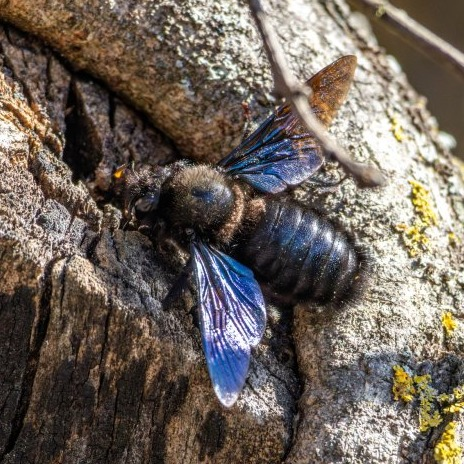
#> input picture inst/extdata/crops/5063000800_01.jpg, 464 x 464 px
$ python -i segment.py   (imports and definitions only)   (older library calls are emulated)
#> lines starting #> are read from the running program, lines starting #| are printed output that depends on the picture; after the words box and inside, x2 and y2 are one past the last pixel; in counts of white or black regions, pixels touching at a corner belong together
"""Image I/O, organism segmentation (GrabCut on CPU, or Segment Anything) and photo-quality metrics."""
from __future__ import annotations

import cv2
import numpy as np

_MODELS: dict = {}


# [15 lines left out: functions load_image, resize_max, not called in this run]


def clean_mask(mask: np.ndarray, min_frac: float = 0.002) -> np.ndarray:
    """Light opening, keep the largest connected component, fill interior holes."""
    m = mask.astype(np.uint8)
    r = max(1, int(round(0.003 * max(m.shape))))
    m = cv2.morphologyEx(m, cv2.MORPH_OPEN, cv2.getStructuringElement(cv2.MORPH_ELLIPSE, (2 * r + 1, 2 * r + 1)))
    n, lab, stats, _ = cv2.connectedComponentsWithStats(m, connectivity=8)
    if n <= 1:
        return np.zeros(mask.shape, bool)
    m = (lab == 1 + int(np.argmax(stats[1:, cv2.CC_STAT_AREA]))).astype(np.uint8)
    cnts, _ = cv2.findContours(m, cv2.RETR_EXTERNAL, cv2.CHAIN_APPROX_NONE)
    out = np.zeros_like(m)
    cv2.drawContours(out, cnts, -1, 1, thickness=cv2.FILLED)
    out = out.astype(bool)
    return out if out.mean() >= min_frac else np.zeros_like(out)


def grabcut_mask(img, box=None, margin=0.05, iters=4, work_side=320) -> np.ndarray:
    """CPU segmentation. box=(x1, y1, x2, y2); default = whole frame minus `margin` (suits tight crops).
    GrabCut runs at `work_side` px for speed and the mask is upsampled to the input size."""
    H, W = img.shape[:2]
    s = min(1.0, work_side / max(H, W))
    if s < 1:
        small = cv2.resize(img, (max(1, round(W * s)), max(1, round(H * s))), interpolation=cv2.INTER_AREA)
        m = grabcut_mask(small, None if box is None else [v * s for v in box], margin, iters, work_side=10 ** 9)
        m = cv2.resize(m.astype(np.float32), (W, H), interpolation=cv2.INTER_LINEAR) > 0.5
        return clean_mask(m)
    h, w = H, W
    if box is None:
        box = (w * margin, h * margin, w * (1 - margin), h * (1 - margin))
    x1, y1, x2, y2 = (int(round(v)) for v in box)
    x1, y1 = max(0, x1), max(0, y1)
    x2, y2 = min(w, x2), min(h, y2)
    m = np.zeros((h, w), np.uint8)
    bgd, fgd = np.zeros((1, 65)), np.zeros((1, 65))
    try:
        cv2.grabCut(cv2.cvtColor(img, cv2.COLOR_RGB2BGR), m, (x1, y1, max(1, x2 - x1), max(1, y2 - y1)),
                    bgd, fgd, iters, cv2.GC_INIT_WITH_RECT)
    except cv2.error:
        return np.zeros((h, w), bool)
    return clean_mask((m == cv2.GC_FGD) | (m == cv2.GC_PR_FGD))


# [15 lines left out: function sam_mask, not called in this run]


def segment(img, method="grabcut", box=None, margin=0.05, **kw) -> np.ndarray:
    if method == "grabcut":
        return grabcut_mask(img, box, margin, kw.get("iters", 4), kw.get("work_side", 320))
    if method == "sam":
        return sam_mask(img, box, kw.get("weights", "sam2.1_b.pt"))
    raise ValueError(f"unknown segmentation method: {method}")


# [20 lines left out: function quality_metrics, not called in this run]

>>> import cv2
>>> picture = cv2.imread('../../extdata/crops/5063000800_01.jpg')
#> picture is the input picture: shape (464, 464, 3); mean B, G, R 91.4, 100, 110.1
>>> result = segment(picture)
#> in grabcut_mask, `small = cv2.resize(img, (max(1, round(W * s)), max(1, round(H * s))), ..`:
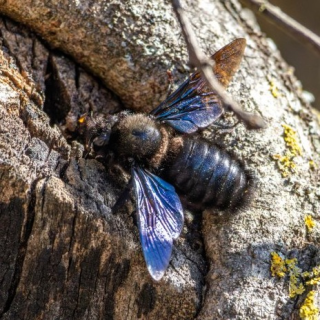
#> small: shape (320, 320, 3); mean B, G, R 91.4, 100, 110.1
#> in clean_mask, `n, lab, stats, _ = cv2.connectedComponentsWithStats(m, connectivity=8)`:
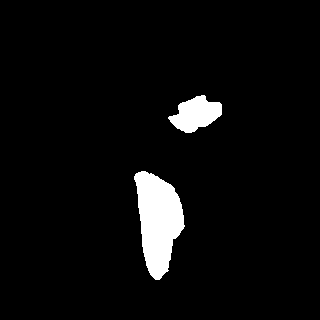
#> m: shape (320, 320); values 0 (black) and 1 (white), 4.7% white; 2 white regions
#> in clean_mask, `cnts, _ = cv2.findContours(m, cv2.RETR_EXTERNAL, cv2.CHAIN_APPROX_NONE)`:
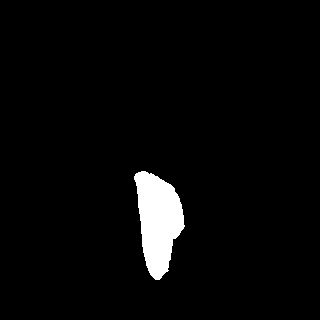
#> m: shape (320, 320); values 0 (black) and 1 (white), 3.4% white; 1 white region, box (x1, y1, x2, y2) and area: (134, 171, 185, 280) 3520
#> in grabcut_mask, `m = cv2.resize(m.astype(np.float32), (W, H), interpolation=cv2.INTER_L..`:
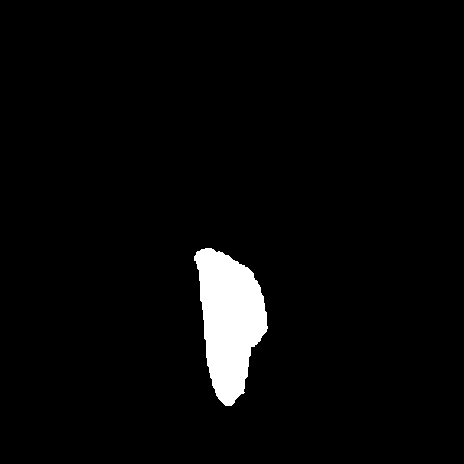
#> m: shape (464, 464) bool; 3.4% white; 1 white region, box (x1, y1, x2, y2) and area: (194, 248, 268, 406) 7408
#> in clean_mask (call 2), `m = cv2.morphologyEx(m, cv2.MORPH_OPEN, cv2.getStructuringElement(cv2...`: m: shape (464, 464); values 0 (black) and 1 (white), 3.4% white; 1 white region, box (x1, y1, x2, y2) and area: (194, 248, 268, 406) 7405
#> in clean_mask (call 2), `n, lab, stats, _ = cv2.connectedComponentsWithStats(m, connectivity=8)`: lab: shape (464, 464) int32; values 0 (black) and 1 (white), 3.4% white; 1 white region
#> in clean_mask (call 2), `cnts, _ = cv2.findContours(m, cv2.RETR_EXTERNAL, cv2.CHAIN_APPROX_NONE)`: cnts = 1 contour; box (x1, y1, x2, y2) and area: (194, 248, 268, 406) 7226

$ run again, on inst/extdata/crops/6179176999_01.jpg
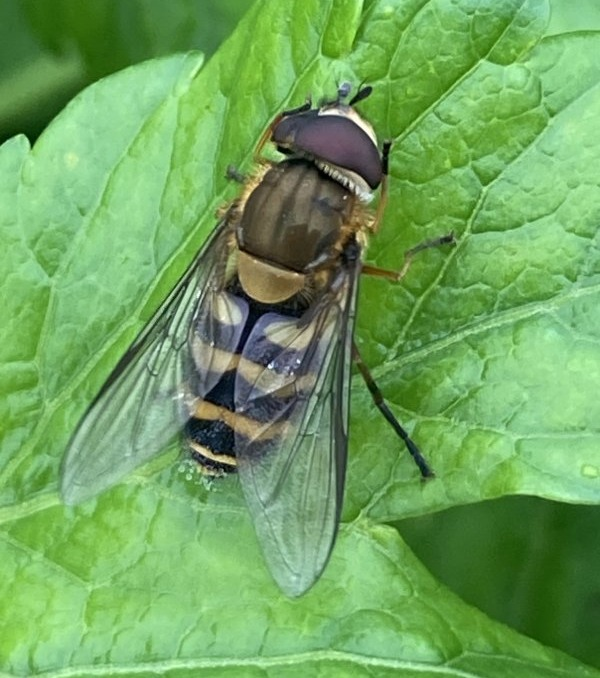
#> input picture inst/extdata/crops/6179176999_01.jpg, 600 x 678 px
#> picture is the input picture: shape (678, 600, 3); mean B, G, R 94.2, 164, 111.3
#> in clean_mask, `n, lab, stats, _ = cv2.connectedComponentsWithStats(m, connectivity=8)`:
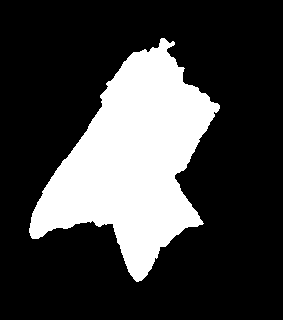
#> m: shape (320, 283); values 0 (black) and 1 (white), 25.1% white; 1 white region
#> in grabcut_mask, `m = cv2.resize(m.astype(np.float32), (W, H), interpolation=cv2.INTER_L..`:
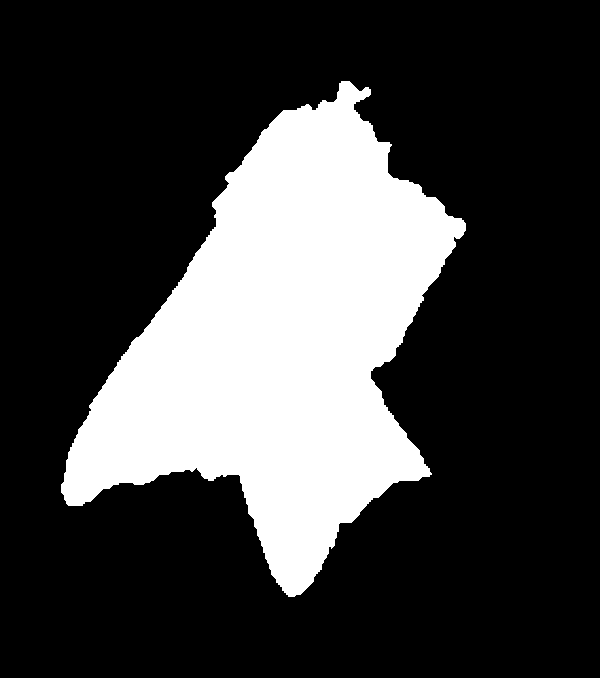
#> m: shape (678, 600) bool; 25.1% white; 1 white region, box (x1, y1, x2, y2) and area: (61, 81, 466, 597) 102259
#> lab: shape (678, 600) int32; values 0 (black) and 1 (white), 25.1% white; 1 white region
#> cnts = 1 contour; box (x1, y1, x2, y2) and area: (61, 81, 466, 597) 101422
